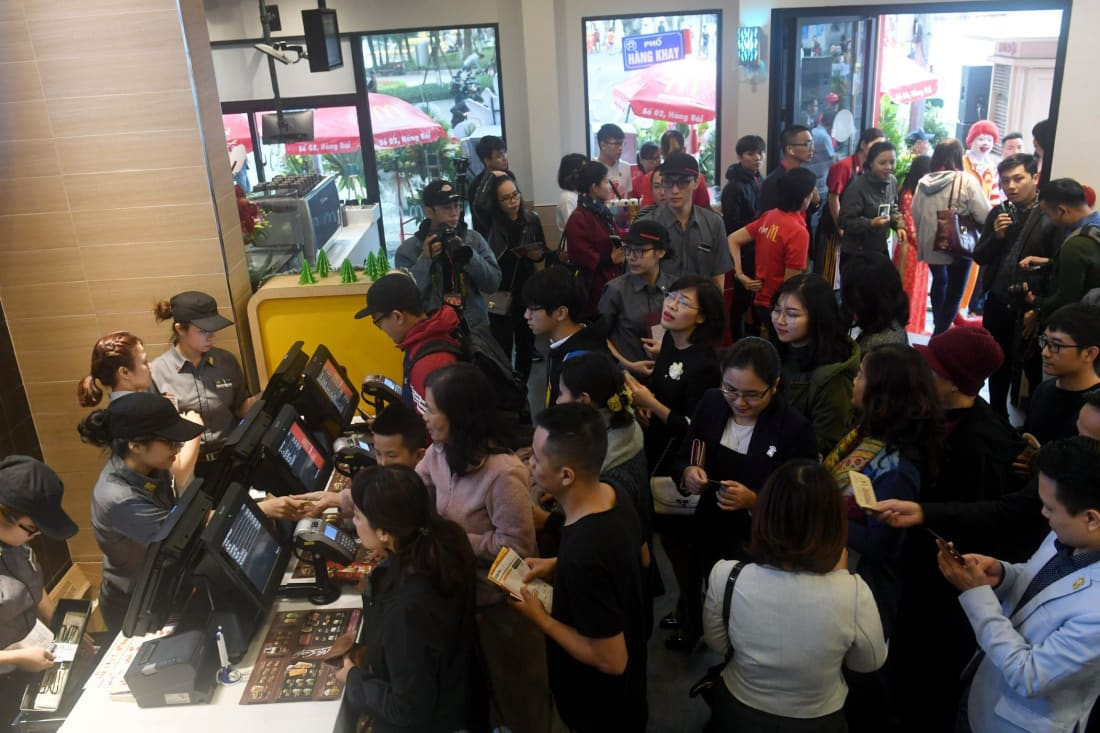
#> input picture pictures/mcd_very_long.jpg, 1100 x 733 px
$ python opencv.py
#> lines starting #> are read from the running program, lines starting #| are printed output that depends on the picture; after the words box and inside, x2 and y2 are one past the last pixel; in counts of white or black regions, pixels touching at a corner belong together
#!/usr/bin/env python3
# -*- coding: utf-8 -*-
"""
Created on Thu Apr 30 00:28:47 2020

@author: georgehan
"""
import os
#os.chdir('/Users/georgehan/TDI/Capstone/Smart_Menu')
#os.chdir('/Users/georgehan/GitHub/menu')
print(os.getcwd())
#os.chdir(os.getcwd())
import cv2
import sys

imagePath = "pictures/mcd_very_long.jpg"
cascPath = "haarcascade_customer.xml"

customerCascade =  cv2.CascadeClassifier(cascPath)

# Read the image
image = cv2.imread(imagePath)
#> image is the input picture: shape (733, 1100, 3); mean B, G, R 78.8, 85.3, 93.6
gray = cv2.cvtColor(image, cv2.COLOR_BGR2GRAY)
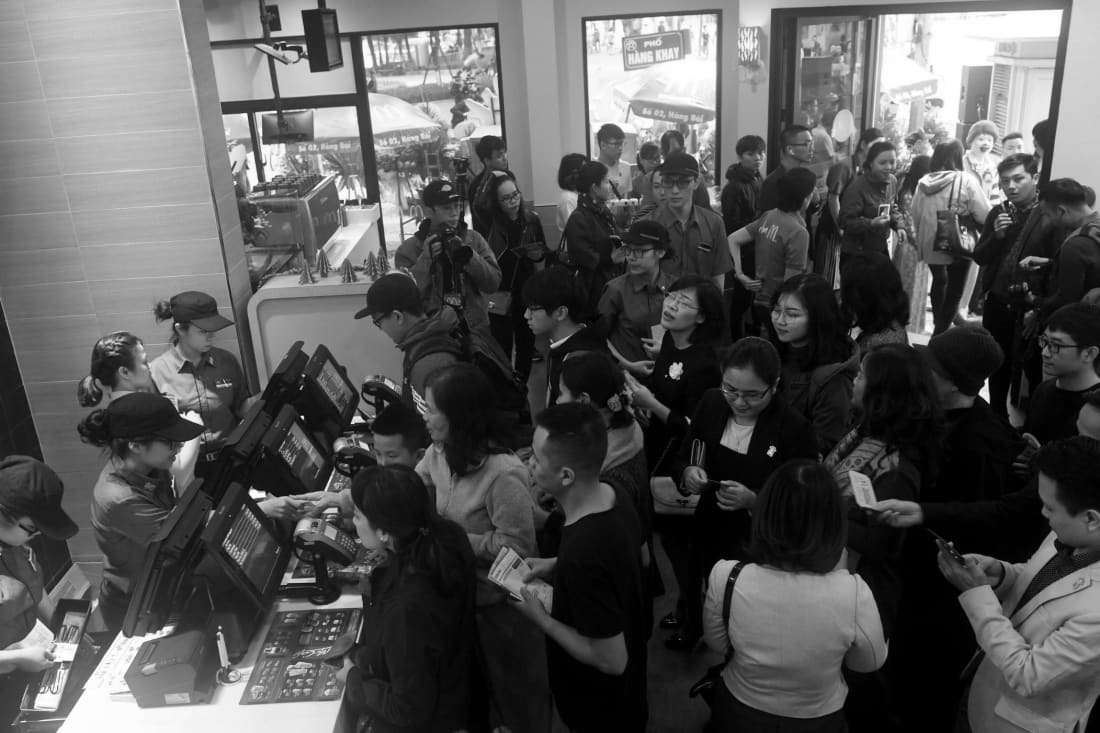
#> gray: shape (733, 1100); min 0, max 255, mean 87

# detect customer in pic

customers = customerCascade.detectMultiScale(
        gray,
        scaleFactor=1.2, # controlls fine (smaller) vs coarse (larger) trade off, needs to > 1.0
        minNeighbors=5, # used to combine overlapping small boxes into big one
        minSize=(60, 40) # box size, distance between recoginized customers
)
#> customers = 35 rows, first 6: [947, 21, 62, 176], [581, 24, 69, 194], [195, 83, 65, 184], [707, 120, 65, 183], [808, 86, 86, 242], [465, 138, 66, 186]

print("Found {0} customers!".format(len(customers)))
#| Found 35 customers!

# Draw a rectangle around the customers
for (x, y, w, h) in customers:
    cv2.rectangle(image, (x, y), (x+w, y+h), (0, 255, 0), 2)
#> this loop made 35 passes
#> (x, y, w, h) on passes 1 to 12: (947, 21, 62, 176), (581, 24, 69, 194), (195, 83, 65, 184), (707, 120, 65, 183), (808, 86, 86, 242), (465, 138, 66, 186), (285, 133, 63, 177), (411, 160, 70, 197), (902, 149, 77, 218), (979, 242, 69, 195), (736, 186, 63, 177), (834, 188, 81, 229)
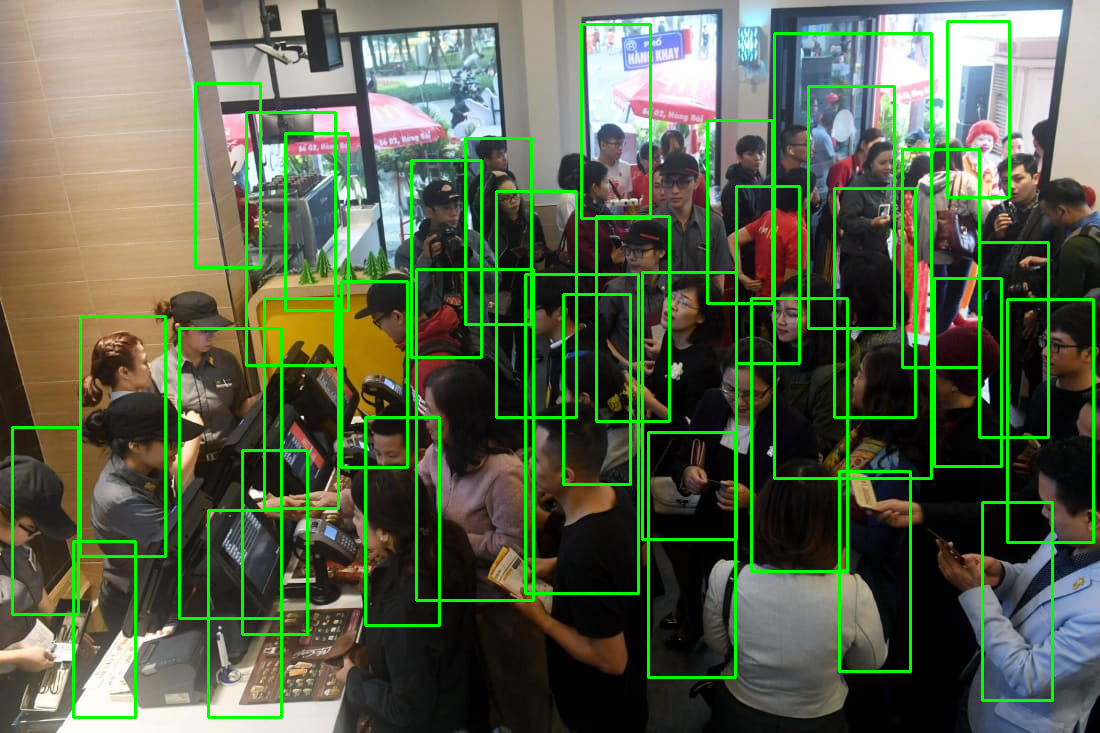
#> image: shape (733, 1100, 3); 7.57% of pixels changed, all inside (x1, y1, x2, y2) = (11, 20, 1095, 719)

# cv2.imshow("customers found", image)
status = cv2.imwrite('customers_saved.jpg', image)
print ("Image written to file-system : ",status)
#| Image written to file-system :  True
print(imagePath)

# hyperparameter sets:
# cafe_short: 1.2, 7, 40, 40
# mcd_short: 1.2, 5, 60, 40
# mcd_very_long: 1.2, 5, 60, 40

$ run again, with pictures/cafe_short.jpg copied over pictures/mcd_very_long.jpg
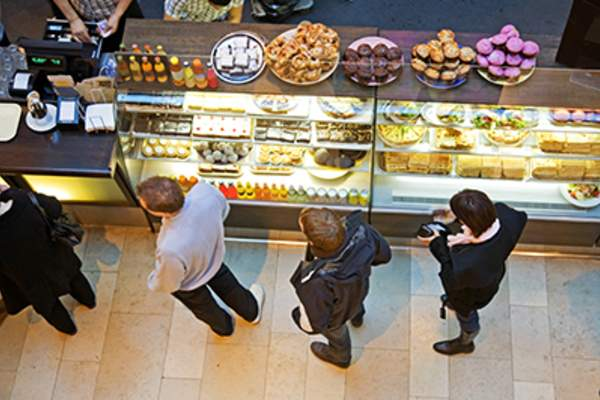
#> input picture pictures/cafe_short.jpg, 600 x 400 px
#> image is the input picture: shape (400, 600, 3); mean B, G, R 108.5, 125.4, 138.5
#> `gray = cv2.cvtColor(image, cv2.COLOR_BGR2GRAY)`:
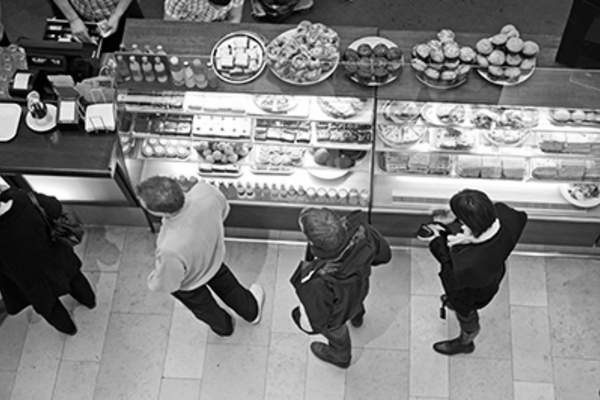
#> gray: shape (400, 600); min 0, max 255, mean 127.4
#> customers = [[435, 189, 69, 195], [294, 179, 76, 213]]
#| Found 2 customers!
#> the loop `for (x, y, w, h) in customers:` made 2 passes
#> after the loop `for (x, y, w, h) in customers:`:
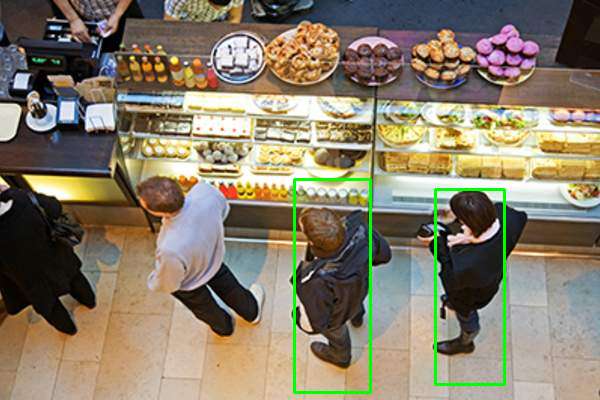
#> image: shape (400, 600, 3); 1.38% of pixels changed, all inside (x1, y1, x2, y2) = (293, 178, 506, 394)
#| Image written to file-system :  True
